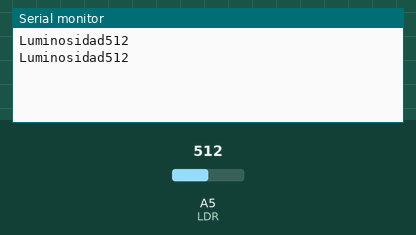
Simulated run of this sketch. Board: Arduino Uno, built with avr-gcc and run on an emulated ATmega328P. Parts: the last lines printed to the serial monitor. The inputs (shaded band) are chosen by the test bench; at power-on: A5 (LDR) = 512.

Above: at 1.8 s.
1.9 s: A5 (LDR) set to 716
At 2.8 s:
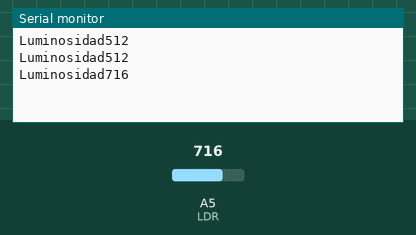
3.4 s: A5 (LDR) set to 900
At 4.7 s:
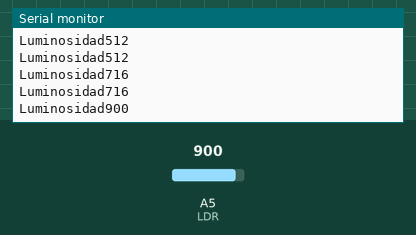
Timing chart, 0 to 6.4 s (numbered marks = the images above; inputs shaded):
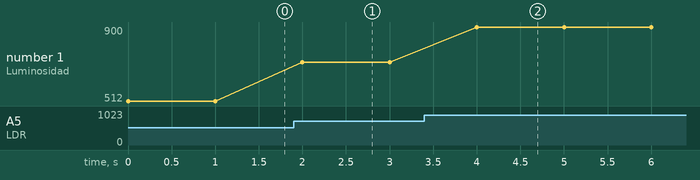

Measured:
- after the input at 1.9 s, the serial monitor: prints a new line after 0.10 s (image 1)
- after the input at 3.4 s, the serial monitor: prints a new line after 0.60 s (image 2)
- plotted number 1: 512 → 716 after the input at 1.9 s, 716 → 900 after the input at 3.4 s

The sketch:

ldr.ino
```cpp
#define LDR A5

void setup()
{
  Serial.begin(9600);
}

void loop()
{
  int luz = analogRead(LDR);
  Serial.print("Luminosidad");
  Serial.println(luz);
  delay(1000);
}
```
